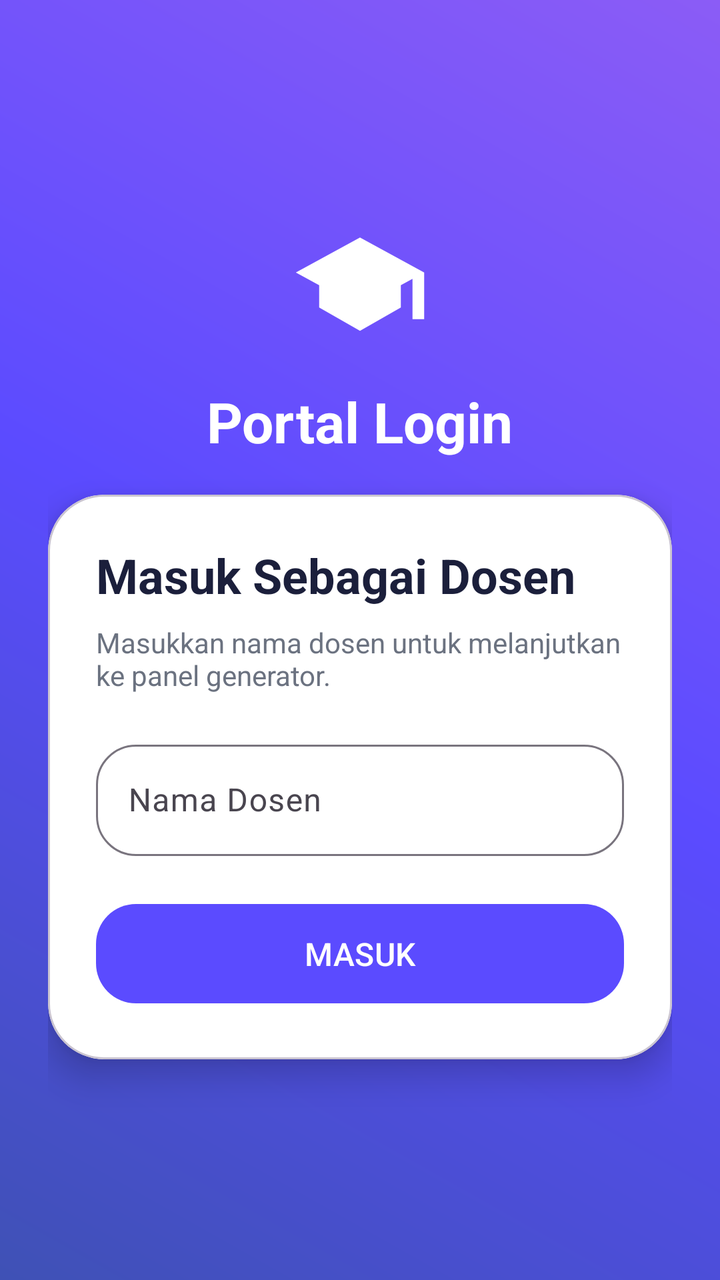
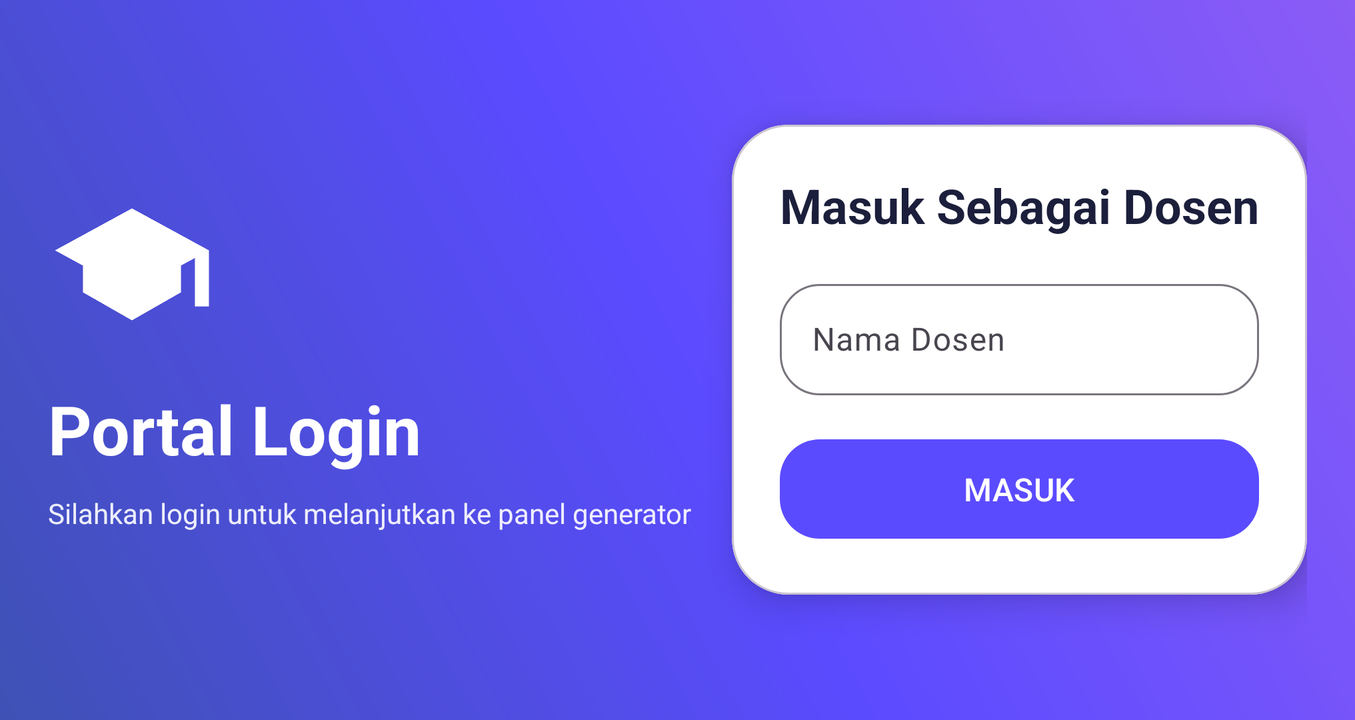

First picture: res/layout/ on a phone held upright. Second picture: the repository's own variant of that layout, on a device whose configuration matches the variant's folder. Source for both follows.
<!-- AndroidManifest.xml: application theme Theme.UTSPemrogSeluler -->
<!-- res/layout/activity_main.xml -->
<?xml version="1.0" encoding="utf-8"?>
<ScrollView xmlns:android="http://schemas.android.com/apk/res/android"
    xmlns:app="http://schemas.android.com/apk/res-auto"
    android:layout_width="match_parent"
    android:layout_height="match_parent"
    android:background="@drawable/bg_gradient"
    android:fillViewport="true">
    <LinearLayout
        android:layout_width="match_parent"
        android:layout_height="match_parent"
        android:gravity="center"
        android:orientation="vertical"
        android:padding="24dp">

        <LinearLayout
            android:layout_width="match_parent"
            android:layout_height="wrap_content"
            android:gravity="center"
            android:orientation="vertical"
            android:paddingBottom="18dp">
            <ImageView
                android:layout_width="70dp"
                android:layout_height="70dp"
                android:src="@drawable/ic_academic"
                android:tint="@android:color/white" />

            <TextView
                android:layout_width="wrap_content"
                android:layout_height="wrap_content"
                android:layout_marginTop="12dp"
                android:text="Portal Login"
                android:textColor="@android:color/white"
                android:textSize="28sp"
                android:textStyle="bold" />
        </LinearLayout>
        <com.google.android.material.card.MaterialCardView
            android:layout_width="match_parent"
            android:layout_height="wrap_content"
            app:cardBackgroundColor="@android:color/white"
            app:cardCornerRadius="28dp"
            app:cardElevation="10dp">

            <LinearLayout
                android:layout_width="match_parent"
                android:layout_height="wrap_content"
                android:orientation="vertical"
                android:padding="24dp">

                <TextView
                    android:layout_width="wrap_content"
                    android:layout_height="wrap_content"
                    android:text="Masuk Sebagai Dosen"
                    android:textColor="@color/text_primary"
                    android:textSize="24sp"
                    android:textStyle="bold" />

                <TextView
                    android:layout_width="wrap_content"
                    android:layout_height="wrap_content"
                    android:layout_marginTop="8dp"
                    android:text="Masukkan nama dosen untuk melanjutkan ke panel generator."
                    android:textColor="@color/text_secondary"
                    android:textSize="14sp" />

                <com.google.android.material.textfield.TextInputLayout
                    android:layout_width="match_parent"
                    android:layout_height="wrap_content"
                    android:layout_marginTop="20dp"
                    android:hint="Nama Dosen"
                    app:boxBackgroundMode="outline"
                    app:boxCornerRadiusBottomEnd="20dp"
                    app:boxCornerRadiusBottomStart="20dp"
                    app:boxCornerRadiusTopEnd="20dp"
                    app:boxCornerRadiusTopStart="20dp">

                    <com.google.android.material.textfield.TextInputEditText
                        android:id="@+id/etNamaDosen"
                        android:layout_width="match_parent"
                        android:layout_height="wrap_content"
                        android:inputType="textPersonName" />
                </com.google.android.material.textfield.TextInputLayout>

                <com.google.android.material.button.MaterialButton
                    android:id="@+id/btnMasuk"
                    android:layout_width="match_parent"
                    android:layout_height="wrap_content"
                    android:layout_marginTop="20dp"
                    android:paddingTop="14dp"
                    android:paddingBottom="14dp"
                    android:text="MASUK"
                    android:textAllCaps="false"
                    android:textSize="16sp"
                    app:cornerRadius="20dp" />
            </LinearLayout>
        </com.google.android.material.card.MaterialCardView>
    </LinearLayout>
</ScrollView>
<!-- resources referenced by this layout -->
<resources>
  <color name="text_primary">#1B1F3B</color>
  <color name="text_secondary">#6B7280</color>
  <!-- drawable bg_gradient (drawable) -->
  <?xml version="1.0" encoding="utf-8"?>
  <shape xmlns:android="http://schemas.android.com/apk/res/android">
      <gradient
          android:angle="45"
          android:startColor="#3F51B5"
          android:centerColor="#5B4BFF"
          android:endColor="#8B5CF6"
          android:type="linear" />
  </shape>
  <!-- drawable ic_academic (drawable) -->
  <vector xmlns:android="http://schemas.android.com/apk/res/android"
      android:width="24dp"
      android:height="24dp"
      android:viewportWidth="24"
      android:viewportHeight="24">
      <path
          android:fillColor="#FFFFFF"
          android:pathData="M12,3L1,9l11,6 9,-4.91V17h2V9L12,3zM5,11.18V15l7,4 7,-4v-3.82l-7,3.82 -7,-3.82z" />
  </vector>
  <style name="Theme.UTSPemrogSeluler" parent="Theme.Material3.DayNight.NoActionBar">
          <item name="colorPrimary">@color/purple_primary</item>
          <item name="colorSecondary">@color/purple_secondary</item>
          <item name="android:statusBarColor">@android:color/transparent</item>
          <item name="android:navigationBarColor">@android:color/transparent</item>
          <item name="android:windowLightStatusBar" tools:targetApi="m">false</item>
      </style>
  <color name="purple_primary">#5B4BFF</color>
  <color name="purple_secondary">#7C4DFF</color>
</resources>
<!-- res/layout-land/activity_main.xml (the repository's variant of the layout above) -->
<!-- drawn on the phone turned sideways -->
<?xml version="1.0" encoding="utf-8"?>
<HorizontalScrollView xmlns:android="http://schemas.android.com/apk/res/android"
    xmlns:app="http://schemas.android.com/apk/res-auto"
    android:layout_width="match_parent"
    android:layout_height="match_parent"
    android:background="@drawable/bg_gradient"
    android:fillViewport="true">

    <LinearLayout
        android:layout_width="match_parent"
        android:layout_height="match_parent"
        android:gravity="center"
        android:orientation="horizontal"
        android:padding="24dp"
        android:weightSum="2">

        <LinearLayout
            android:layout_width="0dp"
            android:layout_height="match_parent"
            android:layout_weight="1"
            android:gravity="center_vertical"
            android:orientation="vertical"
            android:paddingEnd="20dp">

            <ImageView
                android:layout_width="84dp"
                android:layout_height="84dp"
                android:src="@drawable/ic_academic"
                android:tint="@android:color/white" />

            <TextView
                android:layout_width="wrap_content"
                android:layout_height="wrap_content"
                android:layout_marginTop="14dp"
                android:text="Portal Login"
                android:textColor="@android:color/white"
                android:textSize="34sp"
                android:textStyle="bold" />

            <TextView
                android:layout_width="wrap_content"
                android:layout_height="wrap_content"
                android:layout_marginTop="10dp"
                android:text="Silahkan login untuk melanjutkan ke panel generator"
                android:textColor="#E6FFFFFF"
                android:textSize="14sp" />
        </LinearLayout>

        <com.google.android.material.card.MaterialCardView
            android:layout_width="0dp"
            android:layout_height="wrap_content"
            android:layout_weight="1"
            app:cardBackgroundColor="@android:color/white"
            app:cardCornerRadius="28dp"
            app:cardElevation="10dp">

            <LinearLayout
                android:layout_width="match_parent"
                android:layout_height="wrap_content"
                android:orientation="vertical"
                android:padding="24dp">

                <TextView
                    android:layout_width="wrap_content"
                    android:layout_height="wrap_content"
                    android:text="Masuk Sebagai Dosen"
                    android:textColor="@color/text_primary"
                    android:textSize="24sp"
                    android:textStyle="bold" />

                <com.google.android.material.textfield.TextInputLayout
                    android:layout_width="match_parent"
                    android:layout_height="wrap_content"
                    android:layout_marginTop="18dp"
                    android:hint="Nama Dosen"
                    app:boxBackgroundMode="outline"
                    app:boxCornerRadiusBottomEnd="20dp"
                    app:boxCornerRadiusBottomStart="20dp"
                    app:boxCornerRadiusTopEnd="20dp"
                    app:boxCornerRadiusTopStart="20dp">

                    <com.google.android.material.textfield.TextInputEditText
                        android:id="@+id/etNamaDosen"
                        android:layout_width="match_parent"
                        android:layout_height="wrap_content"
                        android:inputType="textPersonName" />
                </com.google.android.material.textfield.TextInputLayout>

                <com.google.android.material.button.MaterialButton
                    android:id="@+id/btnMasuk"
                    android:layout_width="match_parent"
                    android:layout_height="wrap_content"
                    android:layout_marginTop="18dp"
                    android:paddingTop="14dp"
                    android:paddingBottom="14dp"
                    android:text="MASUK"
                    android:textAllCaps="false"
                    android:textSize="16sp"
                    app:cornerRadius="20dp" />
            </LinearLayout>
        </com.google.android.material.card.MaterialCardView>
    </LinearLayout>
</HorizontalScrollView>
<!-- resources referenced by the variant -->
<!-- as the phone turned sideways resolves them -->
<resources>
  <color name="text_primary">#1B1F3B</color>
  <!-- drawable bg_gradient (drawable) -->
  <?xml version="1.0" encoding="utf-8"?>
  <shape xmlns:android="http://schemas.android.com/apk/res/android">
      <gradient
          android:angle="45"
          android:startColor="#3F51B5"
          android:centerColor="#5B4BFF"
          android:endColor="#8B5CF6"
          android:type="linear" />
  </shape>
  <!-- drawable ic_academic (drawable) -->
  <vector xmlns:android="http://schemas.android.com/apk/res/android"
      android:width="24dp"
      android:height="24dp"
      android:viewportWidth="24"
      android:viewportHeight="24">
      <path
          android:fillColor="#FFFFFF"
          android:pathData="M12,3L1,9l11,6 9,-4.91V17h2V9L12,3zM5,11.18V15l7,4 7,-4v-3.82l-7,3.82 -7,-3.82z" />
  </vector>
  <style name="Theme.UTSPemrogSeluler" parent="Theme.Material3.DayNight.NoActionBar">
          <item name="colorPrimary">@color/purple_primary</item>
          <item name="colorSecondary">@color/purple_secondary</item>
          <item name="android:statusBarColor">@android:color/transparent</item>
          <item name="android:navigationBarColor">@android:color/transparent</item>
          <item name="android:windowLightStatusBar" tools:targetApi="m">false</item>
      </style>
  <color name="purple_primary">#5B4BFF</color>
  <color name="purple_secondary">#7C4DFF</color>
</resources>
